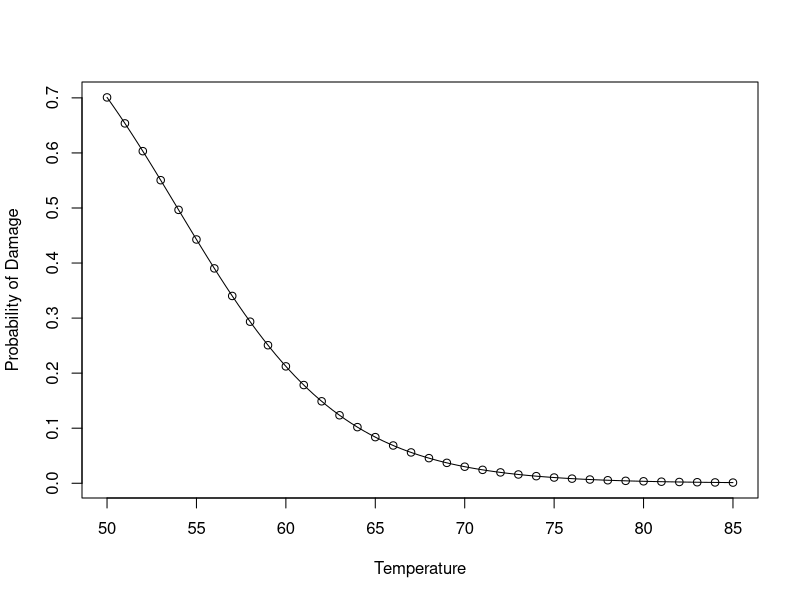

This figure's R source:
## ---- chunk 1
knitr::opts_chunk$set(echo = TRUE)
## ---- chunk 2
temp <- c(53, 57, 58, 63, 66, 67, 67, 67, 68, 69, 70, 70, 
          70, 70, 72, 73, 75, 75, 76, 76, 78, 79, 81,
          53, 57, 58, 63, 66, 67, 67, 67, 68, 69, 70, 70, 
          70, 70, 72, 73, 75, 75, 76, 76, 78, 79, 81,
          53, 57, 58, 63, 66, 67, 67, 67, 68, 69, 70, 70, 
          70, 70, 72, 73, 75, 75, 76, 76, 78, 79, 81,
          53, 57, 58, 63, 66, 67, 67, 67, 68, 69, 70, 70, 
          70, 70, 72, 73, 75, 75, 76, 76, 78, 79, 81,
          53, 57, 58, 63, 66, 67, 67, 67, 68, 69, 70, 70, 
          70, 70, 72, 73, 75, 75, 76, 76, 78, 79, 81,
          53, 57, 58, 63, 66, 67, 67, 67, 68, 69, 70, 70, 
          70, 70, 72, 73, 75, 75, 76, 76, 78, 79, 81)
failure <- c(1, 1, 1, 1, 0, 0, 0, 0, 0, 0, 1, 0, 
             1, 0, 0, 0, 0, 1, 0, 0, 0, 0, 0,
             1, 0, 0, 0, 0, 0, 0, 0, 0, 0, 0, 0, 
             0, 0, 0, 0, 0, 0, 0, 0, 0, 0, 0,
             1, 0, 0, 0, 0, 0, 0, 0, 0, 0, 0, 0, 
             0, 0, 0, 0, 0, 0, 0, 0, 0, 0, 0,
             1, 0, 0, 0, 0, 0, 0, 0, 0, 0, 0, 0, 
             0, 0, 0, 0, 0, 0, 0, 0, 0, 0, 0,
             1, 0, 0, 0, 0, 0, 0, 0, 0, 0, 0, 0, 
             0, 0, 0, 0, 0, 0, 0, 0, 0, 0, 0,
             0, 0, 0, 0, 0, 0, 0, 0, 0, 0, 0, 0, 
             0, 0, 0, 0, 0, 0, 0, 0, 0, 0, 0)

glm.missions <- glm(failure ~ temp, family = binomial)

summary(glm.missions)

prob <- data.frame(temp = c(50:85), prob = rep(0, length(c(50:85))))
prob[, 2] <- predict(glm.missions, 
                     newdata = data.frame(temp = prob[, 1]), 
                     type = "response")

prob[prob$temp == 51, 2]
prob[prob$temp == 53, 2]
prob[prob$temp == 55, 2]
## ---- chunk 3
plot(prob$temp, prob$prob, xlab = "Temperature", ylab = "Probability of Damage")
curve(predict(glm.missions, data.frame(temp=x), type="response"), add=TRUE)
